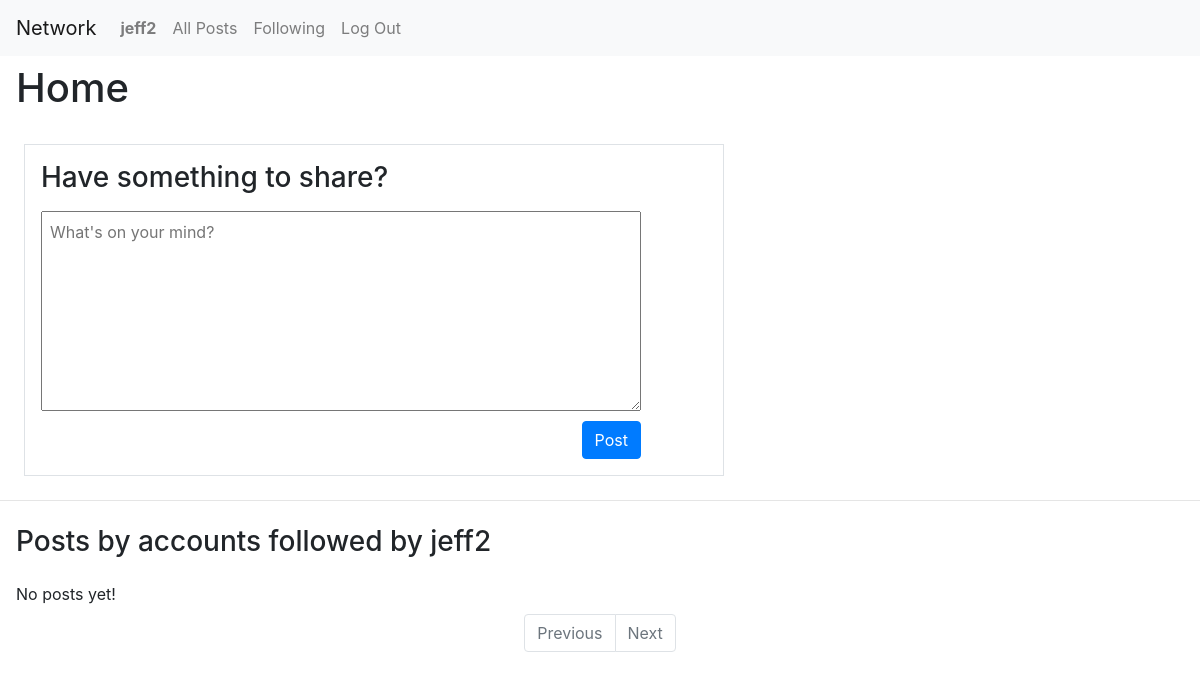
The app's page /following (signed in), older data.
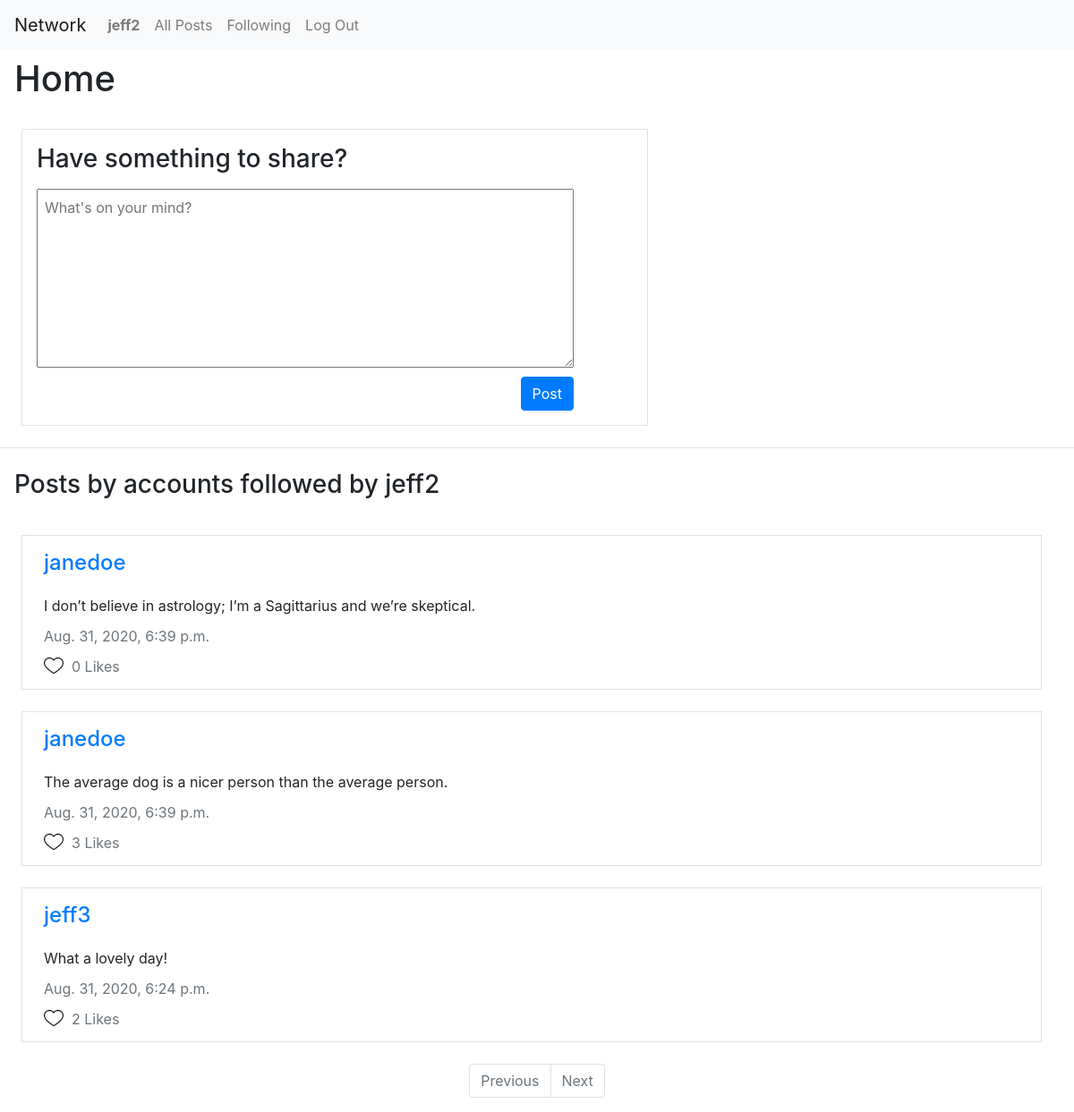
The same page, newer data.
### network/models.py (models this page shows, shortened)
class User(AbstractUser):
    pass

class Post(models.Model):
    user = models.ForeignKey(User, on_delete=models.PROTECT, related_name="user_posts")
    postbody = models.TextField(max_length=1000)
    timestamp = models.DateTimeField()
    likes = models.ManyToManyField(User, blank=True, related_name="liked_posts")

### network/views.py (the view)
# urls.py: path("following", views.following, name="following"),
@login_required()
def following(request):
    user = request.user
    following = user.followed_accounts.all()
    followedaccounts = []
    for account in following:
        followedaccounts.append(account.followee)
    allposts = Post.objects.filter(user__in=followedaccounts).order_by("-timestamp")
    paginator = Paginator(allposts, 10)
    page_number = request.GET.get('page')
    posts = paginator.get_page(page_number)
    form = PostForm()
    title = "Posts by accounts followed by " + user.username
    return render(request, "network/index.html", {
        'form': form,
        'posts': posts,
        'title': title,
        'followedaccounts': followedaccounts
    })

### network/forms.py
class PostForm(ModelForm):
    class Meta:
        model = Post
        fields = ['postbody']
        labels = {
            'postbody': "Post"
        }
    def __init__(self, *args, **kwargs):
        super(PostForm, self).__init__(*args, **kwargs)
        self.fields['postbody'].widget.attrs\
            .update({
                'placeholder': "What's on your mind?",
                'class': 'mb-1 p-2',
                'id': 'postinput'
            })

### network/templates/network/index.html (shortened to what this page needs)
{% extends "network/layout.html" %}
{% load static %}
{% block body %}
<div class="row mx-2 mt-2 px-2">
    <h1>Home</h1>
</div>
<div class="container border m-4 p-2" id="postcontainer">
    <div class="row m-2">
        <h3>Have something to share?</h3><br>
    </div>
    {% if user.is_authenticated %}
        <div class="row m-2">
            <form action="/post" method="post">
                {% for field in form %}
                    {{ field }}<br>
                {% endfor %}
                <input type="submit" class="btn btn-primary" value="Post" id="submitpost">
            </form>
        </div>
    {% else %}
    <p class="mx-2"><a href="{% url 'login' %}">Log in</a> to post something.</p>
    {% endif %}
</div>
<hr>
<div class="row m-2 p-2">
    <h3>{{ title }}</h3>
</div>
    {% for post in posts %}
        <div class="container border m-4 p-2">
            <div class="row m-2 px-2">
                <a href="/users/{{post.user}}"><h4>{{ post.user }}</h4></a>
            </div>
            <div class="row mx-2 px-2">
                <p class="posttext" id="post-{{ post.id }}">{{ post.postbody }}</p>
            </div>
            <div class="row mx-2 px-2">
                <p class="text-secondary posttext">{{ post.timestamp }}</p><br>
            </div>
            {% if user.is_authenticated %}
                {% if post in liked_posts %}
                    <div class="row mx-2 px-2 unlike" data-postid="{{ post.id }}" data-userid="{{ user.id }}">
                        <img src="{% static 'network/heart-red.png' %}" class="icon posttext" id="heart-{{ post.id }}">&nbsp;&nbsp;
                        {% if post.likes.count == 1 %}
                            <p class="text-secondary posttext" id="likes-{{ post.id }}">{{ post.likes.count }} Like</p><br>
                        {% else %}
                            <p class="text-secondary posttext" id="likes-{{ post.id }}">{{ post.likes.count }} Likes</p><br>
                        {% endif %}
                    </div>
                {% else %}
                    <div class="row mx-2 px-2 like" data-postid="{{ post.id }}" data-userid="{{ user.id }}">
                        <img src="{% static 'network/heart.png' %}" class="icon posttext" id="heart-{{ post.id }}">&nbsp;&nbsp;
                        {% if post.likes.count == 1 %}
                            <p class="text-secondary posttext" id="likes-{{ post.id }}">{{ post.likes.count }} Like</p><br>
                        {% else %}
                            <p class="text-secondary posttext" id="likes-{{ post.id }}">{{ post.likes.count }} Likes</p><br>
                        {% endif %}
                    </div>
                {% endif %}
            {% endif %}
        </div>
    {% empty %}
        <p class="m-2 px-2">No posts yet!</p>
    {% endfor %}
    <nav aria-label="Post page navigation">
        <ul class="pagination justify-content-center">
            {% if posts.has_previous %}
                <li class="page-item">
                    <a class="page-link" href="?page={{ posts.previous_page_number }}" tabindex="-1">Previous</a>
                </li>
            {% else %}
                <li class="page-item disabled">
                    <a class="page-link" href="#" tabindex="-1">Previous</a>
                </li>
            {% endif %}
            {% if posts.has_next %}
                <li class="page-item">
                    <a class="page-link" href="?page={{ posts.next_page_number }}" tabindex="-1">Next</a>
                </li>
            {% else %}
                <li class="page-item disabled">
                    <a class="page-link" href="#" tabindex="-1">Next</a>
                </li>
            {% endif %}
        </ul>
      </nav>
{% endblock %}

### network/templates/network/layout.html (shortened to what this page needs)
{% load static %}
<!DOCTYPE html>
<html lang="en">
    <head>
        <link rel="stylesheet" href="https://stackpath.bootstrapcdn.com/bootstrap/4.4.1/css/bootstrap.min.css">
        <link href="{% static 'network/styles.css' %}" rel="stylesheet">
    </head>
    <body>
        <nav class="navbar navbar-expand-lg navbar-light bg-light">
            <a class="navbar-brand" href="/">Network</a>
            <div>
              <ul class="navbar-nav mr-auto">
                {% if user.is_authenticated %}
                    <li class="nav-item">
                        <a class="nav-link" href="#"><strong>{{ user.username }}</strong></a>
                    </li>
                {% endif %}
                <li class="nav-item">
                  <a class="nav-link" href="{% url 'index' %}">All Posts</a>
                </li>
                {% if user.is_authenticated %}
                    <li class="nav-item">
                        <a class="nav-link" href="{% url 'following' %}">Following</a>
                    </li>
                    <li class="nav-item">
                        <a class="nav-link" href="{% url 'logout' %}">Log Out</a>
                    </li>
                {% endif %}
              </ul>
            </div>
          </nav>
        <div class="body">
            {% block body %}
            {% endblock %}
        </div>
    </body>
</html>

### network/static/network/styles.css (style rules this page uses)
#postinput { width: 600px; height: 200px; }
#postcontainer { width: 700px; }
#submitpost { float: right; }
.icon { width: 22px; height: 22px; }
.posttext { margin: 5px 0; }

Row changes from the older to the newer data that the page shows:
added Post: user "janedoe", postbody "I don’t believe in astrology; I’m a Sagittarius and we’re skeptical.", timestamp "Aug. 31, 2020, 6:39 p.m.", likes.count "0"
added Post: user "janedoe", postbody "The average dog is a nicer person than the average person.", timestamp "Aug. 31, 2020, 6:39 p.m.", likes.count "3"
added Post: user "jeff3", postbody "What a lovely day!", timestamp "Aug. 31, 2020, 6:24 p.m.", likes.count "2"
Text that changed along with them:
text no longer shown: "No posts yet!"
